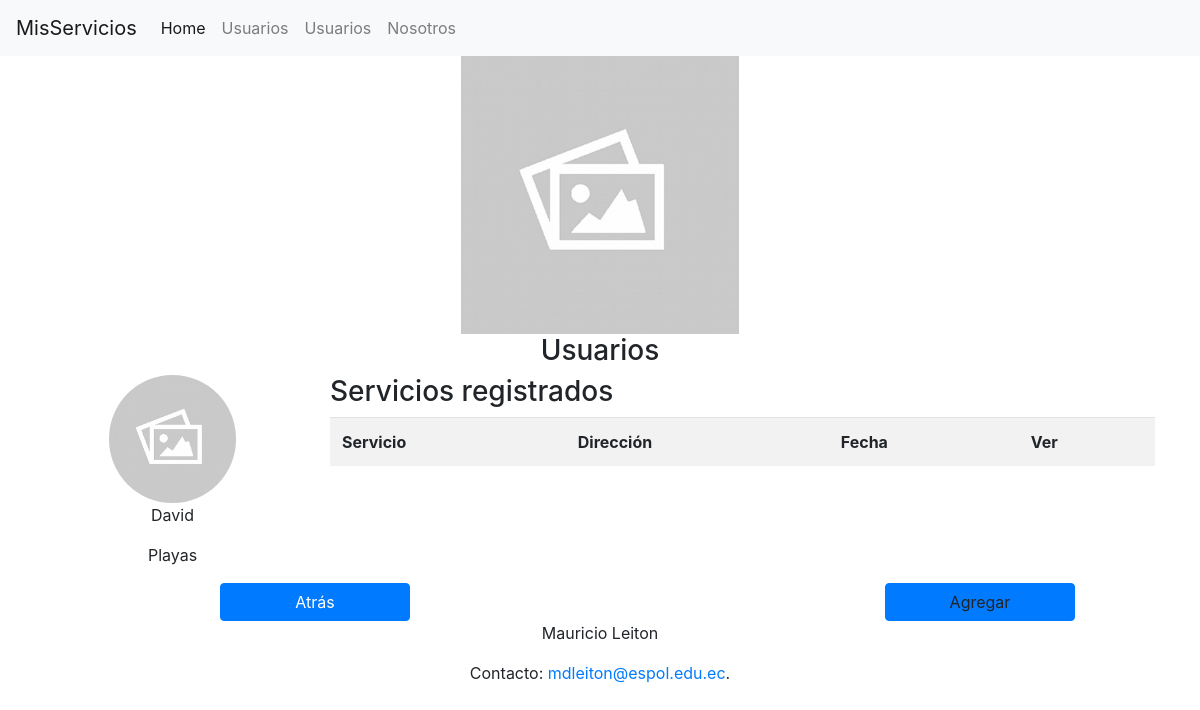
/usuariodetalles/2, run on an earlier commit of the app's database.
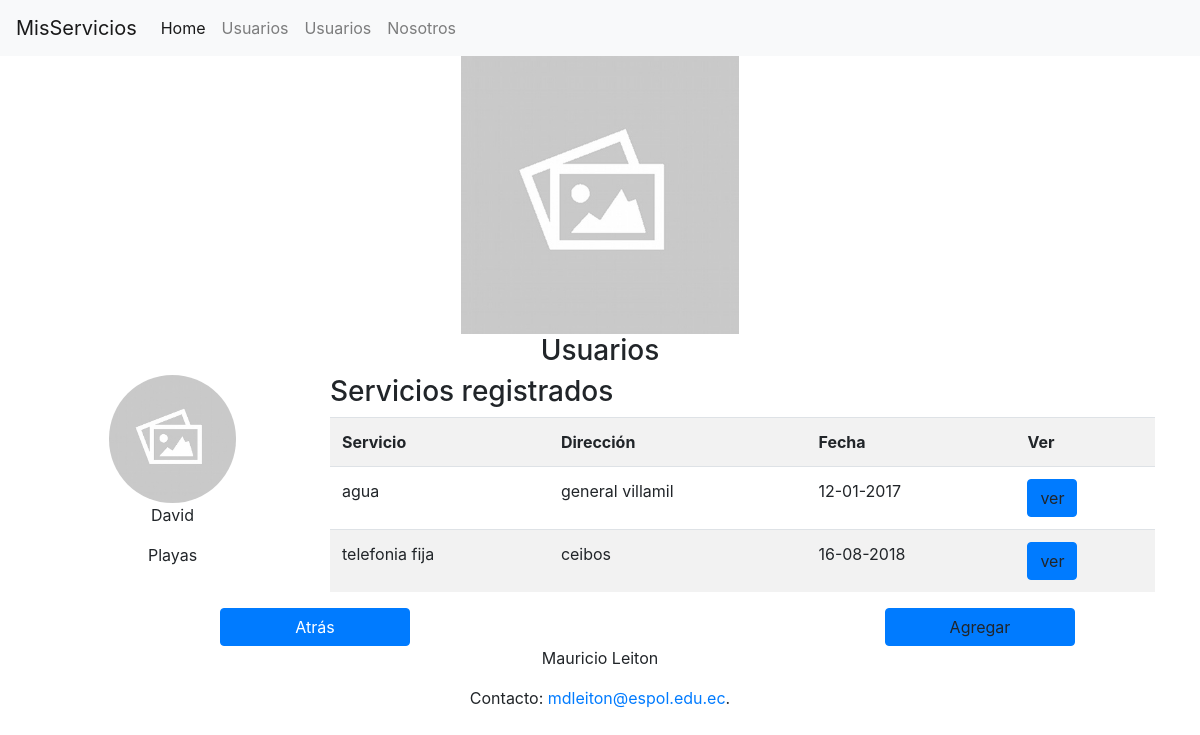
And on a later commit of the database.
### MisServicios/models.py (models this page shows, shortened)
class ServicioUsuario(models.Model):
    usuario = models.ForeignKey('Usuario',related_name="servicios", on_delete=models.CASCADE)
    servicio = models.ForeignKey('Servicio',related_name="usuarios", on_delete=models.CASCADE)
    fecha = models.DateField()
    totalFactura  = models.FloatField(null=True)
    direccion = models.CharField(max_length=100)

class Servicio(models.Model):
    id = models.AutoField(primary_key=True)
    nombre = models.CharField(max_length=15)
    descripcion = models.CharField(max_length=35)

### MisServicios/views.py (the view)
# urls.py: re_path('usuariodetalles/(?P<id>\d+)$', views.servicios_prestados),
def servicios_prestados(request, id):
    usuario = get_object_or_404(Usuario, pk=id)
    return render(request,'MisServicios/serviciosPrestados.html',{"id":id,"usuario":usuario})

### MisServicios/templates/MisServicios/serviciosPrestados.html (shortened to what this page needs)
{% extends "MisServicios/base.html" %}
{% load static %}
{% block content %}
  <div class="col-md-3 text-center">
    <img class="rounded-circle img-circle" src="{% static 'img/img.jpg' %}" width="50%" >
    <p class="text-center">{{ usuario.nombre }}</p>
    <p class="text-center">{{ usuario.ciudad }}</p>
  </div>
  <div class="col-md-9">
    <h3>Servicios registrados</h3>
    <table class="table table-striped">
      <tr>
        <th>Servicio</th>
        <th>Dirección</th>
        <th>Fecha</th>
        <th>Ver</th>
      </tr>
      {% for servicio in usuario.servicios.all %}
        <tr id="row{{ servicio.id }}">
          <td>{{ servicio.servicio.nombre }}</td>
          <td>{{ servicio.direccion }}</td>
          <td>{{ servicio.fecha|date:"d-m-Y" }}</td>
          <td><a class="btn btn-primary " onclick="ver(row{{ servicio.id }})">ver</a></td>
        </tr>
      {% endfor %}
    </table>
  </div>
  <a class="offset-md-2 col-md-2 btn btn-primary " href="/listaapi">Atrás</a>
  <a class="offset-md-5 col-md-2 btn btn-primary " onclick="agregar()">Agregar</a>
{% endblock %}

What changed in the data, as far as the page shows it:
added ServicioUsuario: servicio.nombre "agua", direccion "general villamil", fecha "12-01-2017"
added ServicioUsuario: servicio.nombre "telefonia fija", direccion "ceibos", fecha "16-08-2018"
